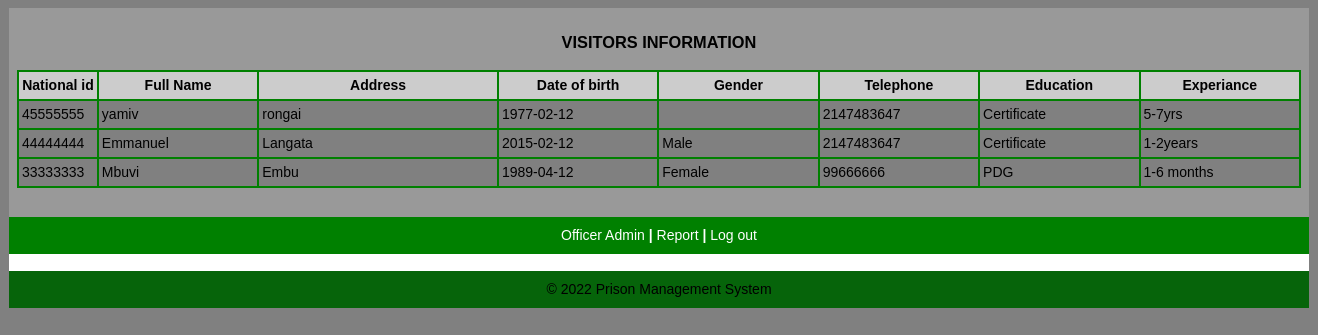
The app's page /officer/viewofficer.php, older data.
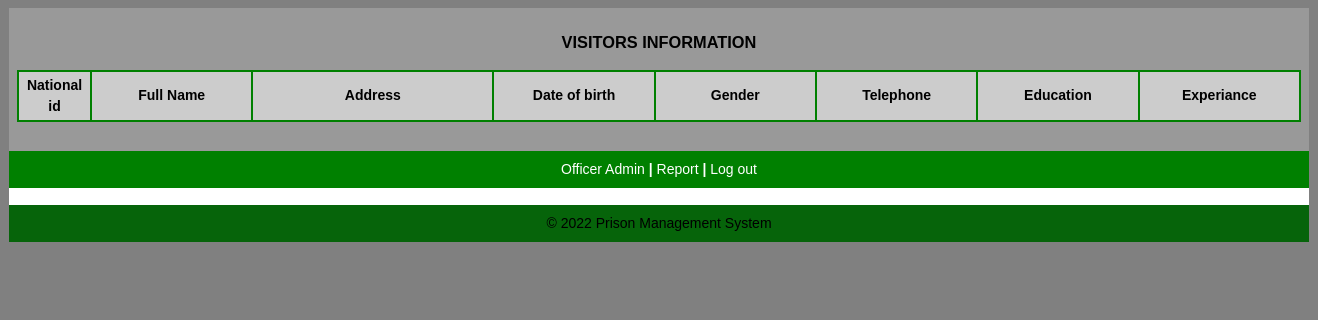
The same page, newer data.
### tables this page shows
CREATE TABLE officerdetails
  (
    id varchar(16) NOT NULL,
    fullname varchar(30) NOT NULL,
    address varchar(30) NOT NULL,
    dateofbirth varchar(30) NOT NULL,
    gender varchar(30) NOT NULL,
    telephone int(30) NOT NULL,
    education varchar(30) NOT NULL,
    experience varchar(30) NOT NULL,
    PRIMARY KEY (id)
  );

### officer/viewofficer.php (the view, shortened to what this page needs)
<!DOCTYPE html>
<html lang="en">
<head>
  <link rel="stylesheet" media="screen" href="login.css">
</head>
<body>
  <table align='center' border='0' bgcolor='green' width='1300' cellpadding='8' cellspacing='0' height='200'>
    <tr>
      <td bgcolor='#999999' valign='center'>
        <?php
        $host = "localhost";
        $username = "prison";
        $password = "prison123.";
        $db_name = "prison_system";
        $tbl_name = "officerdetails";
        $con = mysqli_connect($host, $username, $password, $db_name);
        $sel = mysqli_query($con, "SELECT * from $tbl_name ORDER BY id DESC LIMIT 0,7");
        echo "<table align='center' width='100%' bgcolor='GREEN' border='0' bgcolor='green' cellpadding='3' cellspacing='2' bgcolor='silver'>
<caption><h3>VISITORS INFORMATION</h3></caption>
<tr bgcolor='#CCCCCC'>
<th width='3%'>National id</th>
<th width='10%'>Full Name</th>
<th width='15%'>Address</th>
<th width='10%'>Date of birth</th>
<th width='10%'>Gender</th>
<th width='10%'>Telephone</th>
<th width='10%'>Education</th>
<th width='10%'>Experiance</th>
</tr>";
        while ($row = mysqli_fetch_array($sel)) {
          echo "<tr bgcolor='grey'>";
          echo  "<td width='3%'>" . $row['id'] . "</td>";
          echo  "<td width='7%'>" . $row['fullname'] . "</td>";
          echo  "<td width='10%'>" . $row['address'] . "</td>";
          echo  "<td width='10%'>" . $row['dateofbirth'] . "</td>";
          echo  "<td width='10%'>" . $row['gender'] . "</td>";
          echo  "<td width='3%'>" . $row['telephone'] . "</td>";
          echo  "<td width='10%'>" . $row['education'] . "</td>";
          echo  "<td width='10%'>" . $row['experience'] . "</td>";
          echo "</tr>";
        }
        echo "</table>";
        ?>
        <br />
      </td>
    </tr>
    <tr>
      <td align="center" bgcolor='green'><a href="officerpanel.php" target="_parent">Officer Admin <b>|</b></a>
        <a href="../admin/officereport.php" target="_parent">Report <b>|</b></a>
        <a href="../index.php" target="_parent">Log out</a>
      </td>
    </tr>
    <tr>
      <td align='center' bgcolor='white' height='1'>
        <?php
        include("footer.php");
        ?>
      </td>
    </tr>
  </table>
</body>
</html>

Row changes from the older to the newer data that the page shows:
removed officerdetails: id "45555555", fullname "yamiv", address "rongai", dateofbirth "1977-02-12", telephone "2147483647", education "Certificate", experience "5-7yrs"
removed officerdetails: id "44444444", fullname "Emmanuel", address "Langata", dateofbirth "2015-02-12", gender "Male", telephone "2147483647", education "Certificate", experience "1-2years"
removed officerdetails: id "33333333", fullname "Mbuvi", address "Embu", dateofbirth "1989-04-12", gender "Female", telephone "99666666", education "PDG", experience "1-6 months"
